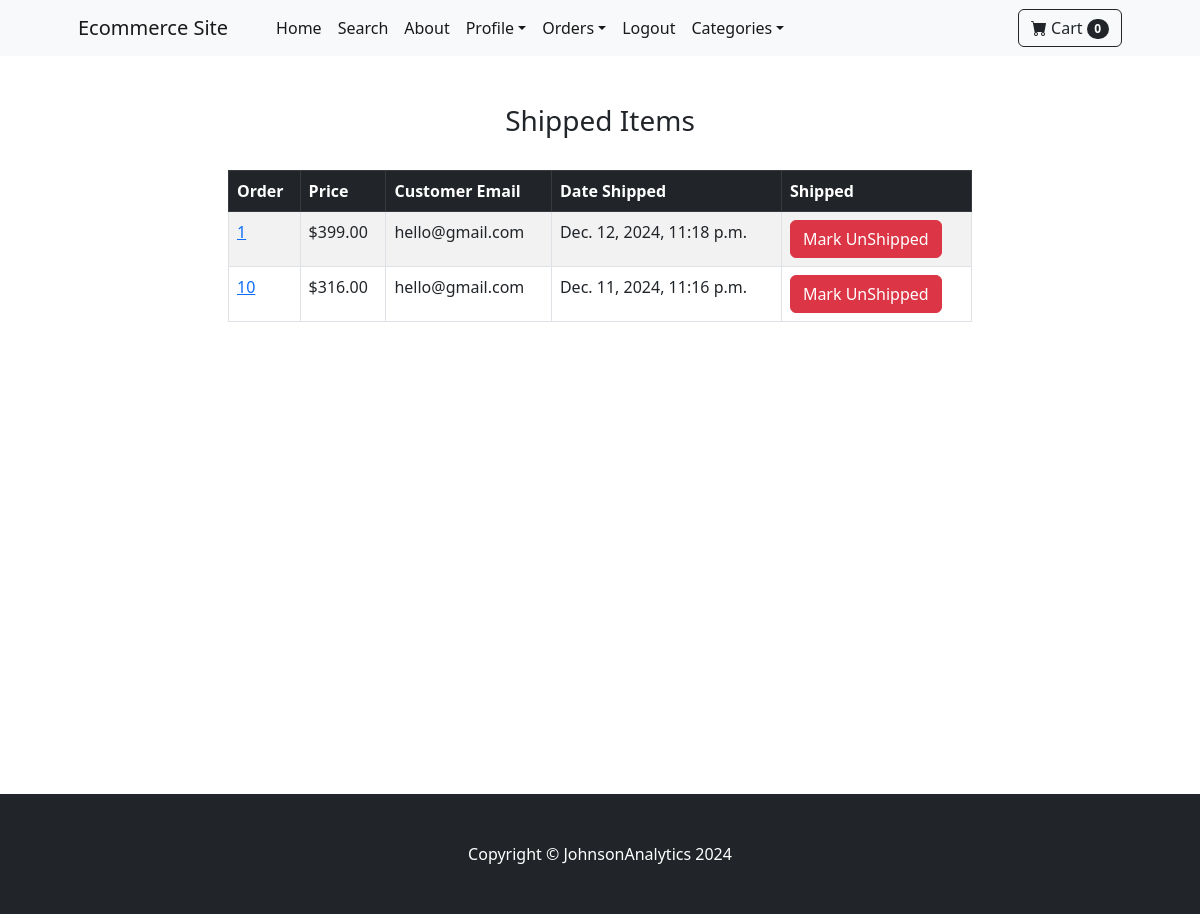
The page /payment/shipped_dash/ (signed in) on the database its author committed.
### payment/models.py (models this page shows, shortened)
class Order(models.Model):
    user = models.ForeignKey(User, on_delete=models.CASCADE, null=True, blank=True)
    full_name = models.CharField(max_length=250)
    phone = models.CharField(max_length=250)
    email = models.EmailField(max_length=250)
    shipping_address = models.TextField(max_length=1500)
    amount_paid = models.DecimalField(max_digits=10, decimal_places=2)
    date_ordered = models.DateTimeField(auto_now_add=True)
    shipped = models.BooleanField(default=False)
    date_shipped = models.DateTimeField(blank=True, null=True)

### payment/views.py (the view, shortened to what this page needs)
# urls.py: path('shipped_dash/', views.shipped_dash, name = 'shipped_dash'),
def shipped_dash(request):
    if request.user.is_authenticated and request.user.is_superuser:
        orders = Order.objects.filter(shipped=True)
        return render(request, 'payment/shipped_dash.html', {'orders':orders})
    else:
        messages.success(request, "Access Denied!")
        return redirect('home')

### cart/cart.py (called while the page is built)
    def __len__(self):
        return len(self.cart)

### cart/context_processor.py (called while the page is built)
def cart(request):
    return {'cart':Cart(request)}

### payment/templates/payment/shipped_dash.html (shortened to what this page needs)
<!DOCTYPE html>
{% extends 'base.html' %}
{% block content %}
        <div class="container">
          <div class="row">
            <center>
              <div class="col-8">
                <br><br>
              <h3>Shipped Items</h3><br>
                <table class="table table-striped table-hover table-bordered">
                  <thead class="table-dark">
                    <tr>
                      <th scope="col">Order</th>
                      <th scope="col">Price</th>
                      <th scope="col">Customer Email</th>
                      <th scope="col">Date Shipped</th>
                      <th scope="col">Shipped</th>
                    </tr>
                  </thead>
                  <tbody>
                  {% for item in orders %}
                    <tr>
                      <td><a href="{% url 'orders' item.id %}">{{ item.id }}</a></td>
                      <td>${{ item.amount_paid }}</td>
                      <td>{{ item.email }}</td>
                        <td>{{ item.date_shipped }}</td>
                      <td>
                            <form action="" method="post">
                                <button type="submit" class="btn btn-danger btn-small">Mark UnShipped</button>
                            </form>
                        </td>
                    </tr>
                  {% endfor %}
                  </tbody>
                </table>
                <br><br><br><br><br><br><br><br><br><br><br><br><br><br><br><br><br><br><br>
              </div>
            </center>
          </div>
        </div>
{% endblock %}

### rows shown on the page
Order: id "1", amount_paid "399.00", email "hello@gmail.com", date_shipped "Dec. 12, 2024, 11:18 p.m."
Order: id "10", amount_paid "316.00", email "hello@gmail.com", date_shipped "Dec. 11, 2024, 11:16 p.m."

### other values the page prints
{{ cart|length }} "0"
